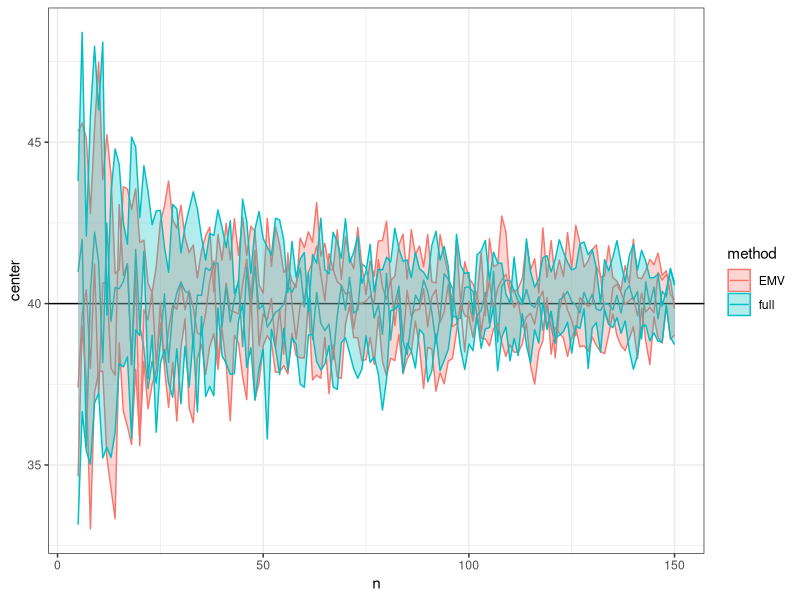

R code for this plot:
library(tidyverse)
library(knitr)
library(kableExtra)

# Ejercicio 1 ####
# Dos muestras con sigma conocido
mean_x <- 15.22
mean_y <- 15.30
n1 <- 12
n2 <- 11
sigma <- 0.1
level <- 0.95
alpha <- 1 - level

# Saco el sigma afuera porque son iguales, 
# por eso sqrt(sigma1/n1 + sigma2/n2) -> sigma * sqrt(1/n1 + 1/n2)
mean_x - mean_y - qnorm(1-alpha/2) * sigma * sqrt(1/n1 + 1/n2)
mean_x - mean_y + qnorm(1-alpha/2) * sigma * sqrt(1/n1 + 1/n2)

# Ejercicio 2 ####
# Muestras apareadas sigma desconocido
x <- c(1.43, 1.27, 1.48, 1.53, 1.71, 1.72)
y <- c(1.42, 1.24, 1.39, 1.41, 1.6, 1.61)
# Creo una nueva muestra que es de la variable aleatoria Z = X-Y
z <- x-y
n <- length(z)
level <- 0.95
alpha <- 1 - level

# sqrt(var(z)) es S_z, la estimación insesgada de la varianza de Z
mean(z) - qt(df = n-1, p = 1-alpha/2) * sqrt(var(z)/n)
mean(z) + qt(df = n-1, p = 1-alpha/2) * sqrt(var(z)/n)

t.test(x, y, paired = TRUE)

# Ejercicio 3 ####
x <- c(94, 90, 100, 104, 100, 100, 96, 98, 100, 105, 99, 108, 101, 99)
n1 <- length(x)
m1 <- mean(x)
s12 <- var(x)
y <- c(105, 109, 93, 113, 113, 106, 108, 117, 113, 102, 95, 108, 117, 105)
n2 <- length(y)
m2 <- mean(y)
s22 <- var(y)

# Esta es la s pooleada al cuadrado
sp2 <- (s12 * (n1-1) + s22 * (n2-1)) / (n1+n2-2)

level <- 0.95
alpha <- 1 - level

m1 - m2 - qt(df = n1+n2-2, p = 1-alpha/2) * sqrt(sp2 * (1/n1 + 1/n2))
m1 - m2 + qt(df = n1+n2-2, p = 1-alpha/2) * sqrt(sp2 * (1/n1 + 1/n2))
# sqrt(sp2 * (1/n1 + 1/n2)) podría ser también sp * sqrt(1/n1 + 1/n2)

t.test(x, y, level = level, var.equal = TRUE)
# Asumimos varianzas desconocidas e iguales y que la población es normal.
# Podemos afirmar, con una confianza de 95%, que la gaseosa B tiene más azucar.

# Ejercicio 4 ####
n <- 100
curados <- 30
phat <- curados/n

nivel <- 0.95
alfa <- 1-nivel

## b-i ####
phat - qnorm(1-alfa/2) * sqrt(phat*(1-phat)/n)
phat + qnorm(1-alfa/2) * sqrt(phat*(1-phat)/n)

## b-ii ####
lmax <- 0.1

# Sale de que L = qnorm(1-alfa/2) * sqrt(phat*(1-phat)/n) y al calcular la esperanza 
# acotar p = 1/2 (máxima varianza) -> qnorm(1-alfa/2) * sqrt(1/n) = L
ceiling((qnorm(1-alfa/2) / lmax)^2)

# Ejercicio 5 ####
x <- c(35, 41, 38, 40, 34, 36, 41, 48, 42, 46, 39, 37, 41, 35, 37, 38, 42, 43, 44, 67) 
n <- length(x)

nivel <- 0.9
alfa <- 1 - nivel

# A partir de EMV
# Esto sale de reemplazar la varianza por su estiamdor (mean(X)) o de plantear:
# sqrt(n*I1(lambda)) * (mean(X)-lambda) -D-> N(0,1)
CIpoisEMV <- function(x, nivel) {
  n <- length(x)  
  alfa <- 1 - nivel
  c(mean(x), mean(x) - qnorm(1-alfa/2) * sqrt(mean(x)/n) ,mean(x) + qnorm(1-alfa/2) * sqrt(mean(x)/n))
}
CIpoisEMV(x, nivel)

# Despejando a lo bestia
CIpois <- function(x, nivel) {
  n <- length(x)  
  alfa <- 1 - nivel
  Z <- qnorm(1-alfa/2)
  c(mean(x) + Z^2/(2*n), mean(x) + Z^2/(2*n) - Z/2 * sqrt(4 * mean(x)/n + Z^2/n^2), mean(x) + Z^2/(2*n) + Z/2 * sqrt(4 * mean(x)/n + Z^2/n^2))
}
CIpois(x, nivel)

# Comparemos ambos
comparaCI <- function(n, nivel) {
  x <- rpois(lambda = 40, n = n)
  c(CIpoisEMV(x, nivel), CIpois(x, nivel)) 
}
comparaCI(2, nivel)

data <- expand_grid(method = c("EMV", "full"), n = 5:150) %>%
  rowwise() %>%
  mutate(nivel = .95,
         center = if_else(method == "EMV", comparaCI(n, nivel)[1], comparaCI(n, nivel)[4]),
         min = if_else(method == "EMV", comparaCI(n, nivel)[2], comparaCI(n, nivel)[5]),
         max = if_else(method == "EMV", comparaCI(n, nivel)[3], comparaCI(n, nivel)[6]))

data %>% ggplot(aes(x = n,
           y = center,
           color = method,
           fill = method)) +
  geom_hline(yintercept = 40) +
  geom_line() +
  geom_ribbon(aes(ymin = min, ymax = max), alpha = .3) +
  theme_bw()

# Ejercicio 7 ####
# Esta función lo caclula para el método 1 (reemplazando p por phat en la varianza)
# y para el método 2, que es despejar la cuadrática
estimar_p_intervalo <- function(nivel, x, metodo = 1) {
  alfa <- 1 - nivel
  Z <- qnorm(1-alfa/2)
  n <- length(x)
  if (metodo == 1) {
  int <- c(mean(x) - Z * sqrt(mean(x)*(1-mean(x))/n), 
           mean(x) + Z * sqrt(mean(x)*(1-mean(x))/n))  
  } else {
    a <- n^2 + n*Z^2
    b <- -2*n*sum(x) - Z^2*n
    c <- (sum(x))^2
    int <- c((-b - sqrt(b^2-4*a*c)) / (2*a), 
             (-b + sqrt(b^2-4*a*c)) / (2*a)) 
  }
  int
}
x <- rbinom(prob = .5, n = 100, size = 1)
estimar_p_intervalo(.95, x, metodo = 1)
estimar_p_intervalo(.95, x, metodo = 2)

# Esta función lo caclula para el método 1 (reemplazando p por phat en la varianza)
hallar_n_p <- function(nivel, lmax) {
  alfa <- 1 - nivel
  ceiling((qnorm(1-alfa/2) / lmax)^2) 
}
hallar_n_p(.95, 0.1)

# Ejercicio 8 ####
# Acá calculamos el cubrimiento empírico para ambos intervalos.

calcular_cubrimiento_empirico <- function(p, nivel, n, Nrep, semilla, metodo = 1) {
  cubrimiento <- rep(NA, Nrep)
  long <- rep(NA, Nrep)
  set.seed(semilla)
  for (i in 1:Nrep) {
    x <- rbinom(prob = p, n = n, size = 1)
    int <- estimar_p_intervalo(nivel, x, metodo)
    cubrimiento[i] <- (p>=int[1]) & (p<=int[2])
    long[i] <- diff(int)
  } 
  paste0(round(mean(cubrimiento), digits = 3)," (", round(mean(long), digits = 3), ")")
}

calcular_cubrimiento_empirico(p = .5, nivel = .95, n = 100, Nrep = 1000, semilla = 2)

data_1 <- expand_grid(n = c(5, 10, 30, 50, 100, 1000),
                    p = c(0.1, 0.5)) %>%
  rowwise() %>%
  mutate(result = calcular_cubrimiento_empirico(p = p, nivel = .95, n = n, Nrep = 1000, semilla = 2, metodo = 1)) %>%
  pivot_wider(names_from = n, values_from = result) 
data_1

data_1 %>%
  kbl(caption = "Metodo 1", # Adding caption  
      format = "latex") %>% # Output format = latex 
  kable_classic(html_font = "Cambria") # Font = Cambria 

data_2 <- expand_grid(n = c(5, 10, 30, 50, 100, 1000),
                      p = c(0.1, 0.5)) %>%
  rowwise() %>%
  mutate(result = calcular_cubrimiento_empirico(p = p, nivel = .95, n = n, Nrep = 1000, semilla = 2, metodo = 2)) %>%
  pivot_wider(names_from = n, values_from = result) 
data_2

data_2 %>%
  kbl(caption = "Metodo 2", # Adding caption  
      format = "latex") %>% # Output format = latex 
  kable_classic(html_font = "Cambria") # Font = Cambria 

# Una cosa que se ve es que cuando p = 0.5 ambos intervalos son mas parecidos que cuando es 0.1
